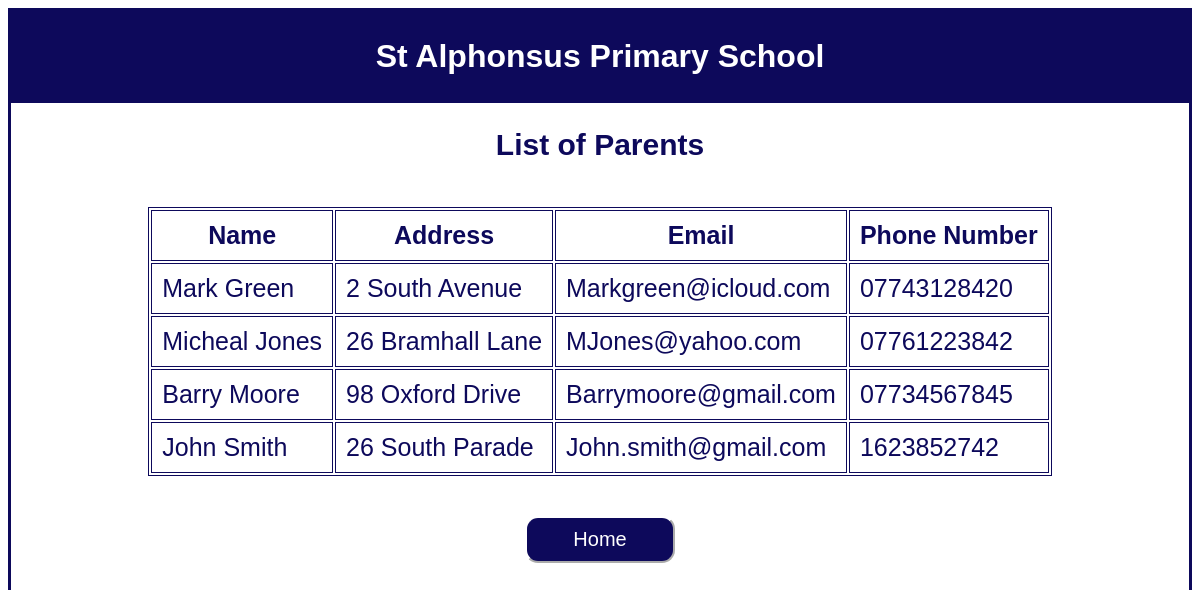
Page /viewParents.php on the committed database.
### tables this page shows
CREATE TABLE `Parents` (
  `g_ID` int(11) NOT NULL,
  `g_Fname` varchar(20) DEFAULT NULL,
  `g_Sname` varchar(20) DEFAULT NULL,
  `g_Address` varchar(50) DEFAULT NULL,
  `g_Email` varchar(25) DEFAULT NULL,
  `g_Number` varchar(11) DEFAULT NULL
);

### viewParents.php (the view, shortened to what this page needs)
<!DOCTYPE html>
<html lang="en">
<head>
    <link rel="stylesheet" href="CSS/view.css">
</head>
<body>
    <header>
        <h1>St Alphonsus Primary School</h1>
    </header>
    <h2>List of Parents</h2>
    <?php
    $host = "localhost";
    $username = "root";
    $password = "";
    $dbname = "PrimarySchool";
    $conn = new mysqli($host, $username, $password, $dbname);
    $sql = "SELECT g_Fname, g_Sname, g_Address, g_Email, g_Number FROM Parents ORDER BY g_Sname ASC";
    $result = $conn->query($sql);
    $all_Parents = $result -> fetch_all(MYSQLI_ASSOC);
    echo "<div>";
    echo "<table>";
    echo "<tr><th>Name</th><th>Address</th><th>Email</th><th>Phone Number</th></tr>";
    foreach ($all_Parents as $row) {
        $fullName = $row["g_Fname"] . " " . $row["g_Sname"];
        echo "<tr>";
        echo "<td>" . $fullName . "</td>";
        echo "<td>" . $row["g_Address"] . "</td>";
        echo "<td>" . $row["g_Email"] . "</td>";
        echo "<td>" . $row["g_Number"] . "</td>";
        echo "</tr>";
    }
    echo "</table>";
    echo "</div>";
    ?>
    <div><form action="home.php"><button>Home</button></form></div>
</body>
</html>

### CSS/view.css (style rules this page uses)
body { border: 3px solid rgb(13, 9, 91); height: 95vh; font-family: sans-serif; }
header { padding: 1px; background-color: rgb(13, 9, 91); margin-bottom: 20px; }
h1 { color: white; border: none; text-align: center; padding: 5px; font-family: sans-serif; }
h2 { color: rgb(13, 9, 91); border: none; text-align: center; font-family: sans-serif; font-size: 30px ; }
div { display: grid; justify-content: center; padding: 20px; font-family: sans-serif; font-size: 25px; color: rgb(13, 9, 91); }
th, td { border: 1px solid rgb(13, 9, 91); padding: 10px; }
table { border: 1px solid rgb(13, 9, 91); }
button { padding: 10px; text-align: center; width: 150px; background-color: rgb(13, 9, 91); color: white; border-color: white; border-radius: 13px; font-size: 20px; margin-bottom: 10px; }

### rows in the picture
parents: fullName "Mark Green", g_Address "2 South Avenue", g_Email "Markgreen@icloud.com", g_Number "07743128420"
parents: fullName "Micheal Jones", g_Address "26 Bramhall Lane", g_Email "MJones@yahoo.com", g_Number "07761223842"
parents: fullName "Barry Moore", g_Address "98 Oxford Drive", g_Email "Barrymoore@gmail.com", g_Number "07734567845"
parents: fullName "John Smith", g_Address "26 South Parade", g_Email "John.smith@gmail.com", g_Number "1623852742"
